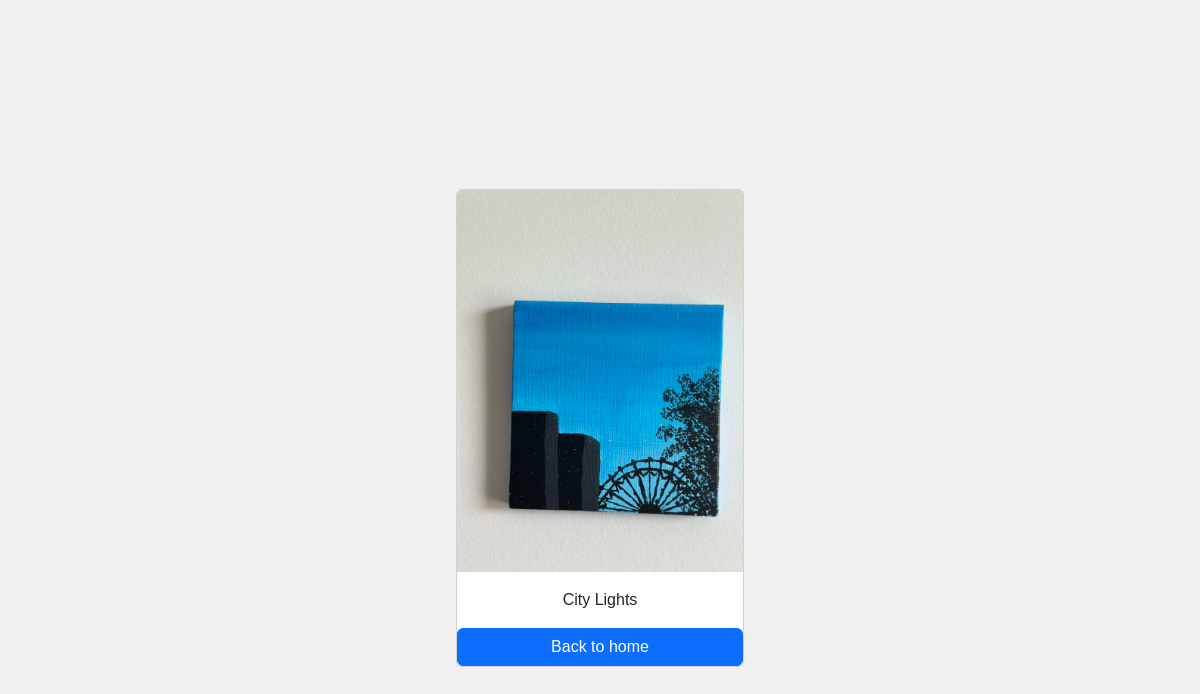
Screenshot of /employees/10/ with the database file from the repository.
### paint_app/models.py (models this page shows, shortened)
class Employee(models.Model):
    painting_name =models.CharField(max_length=100)
    description_name =models.CharField(max_length=100)
    photo =models.ImageField(upload_to='images')
    """email_address= models.EmailField(max_length=20,unique=True) """

### paint_app/views.py (the view)
# urls.py: path('<int:pk>/', views.employee_detail,name='employee_detail'),
def employee_detail(request,pk):
    employee= get_object_or_404(Employee,pk=pk)
    context = {
        'employee' : employee
    }
    return render(request,'employee_detail.html',context)

### templates/employee_detail.html (shortened to what this page needs)
{% load static %}
<!DOCTYPE html>
<html lang="en">
<head>
    <link href="https://cdn.jsdelivr.net/npm/bootstrap@5.3.3/dist/css/bootstrap.min.css" rel="stylesheet">
    <link rel="stylesheet" href="{%static 'css/style.css' %}">
</head>
<body>
    <div class="container pt-5">
    <br>
    <table class="table">
        <tbody>
            <div class="card mx-auto" style="width: 18rem;">
                <img class="card-img-top" src="{{employee.photo.url}}" alt="paint image">
                <div class="card-body">
                  <p class="card-text m-0" style="text-align: center;">{{employee.painting_name}}</p>
                </div>
                <a href="{% url 'home' %}" class="btn btn-primary">Back to home</a>
              </div>
        </tbody>
      </table>
    </div>
</body>
</html>

### paintings/static/css/style.css (style rules this page uses)
body { font-family: Arial, sans-serif; margin: 0; padding: 0; display: flex; justify-content: center; align-items: center; height: 100vh; background-color: #f0f0f0; }

### rows the page displays
Employee: photo (picture), painting_name "City Lights"
